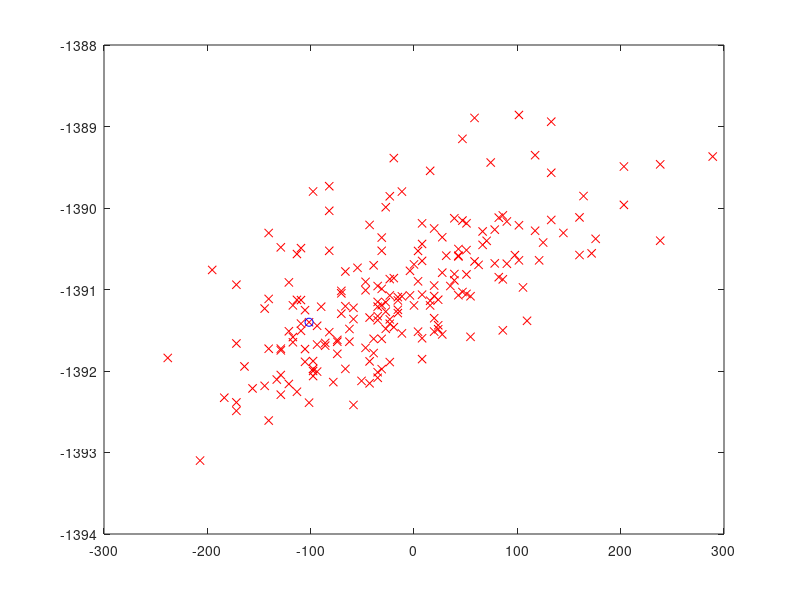
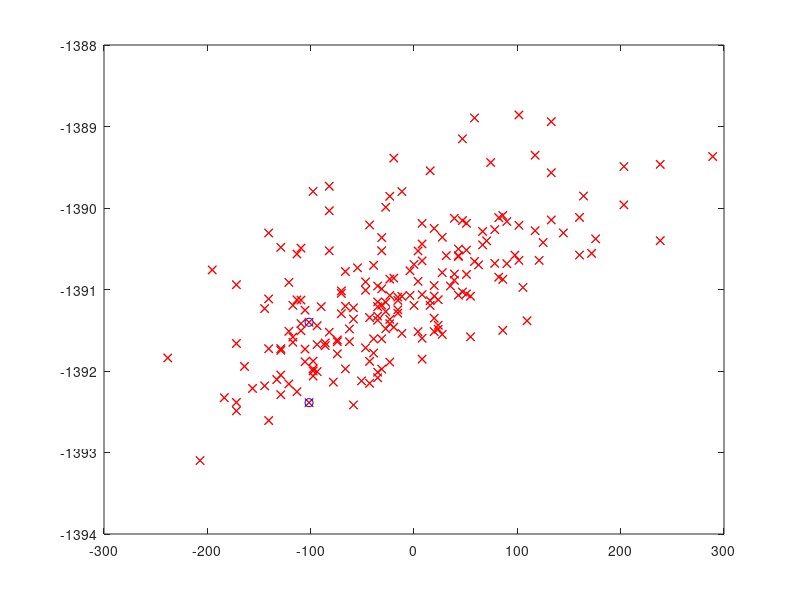
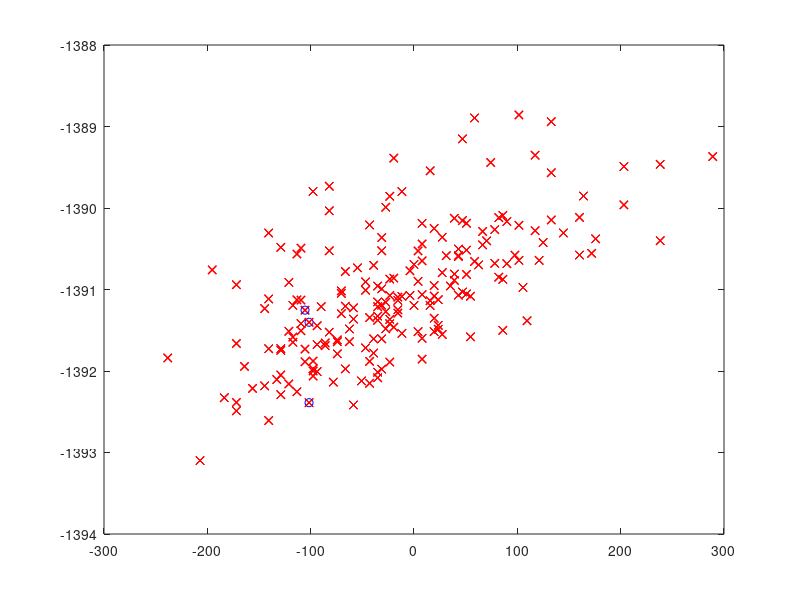
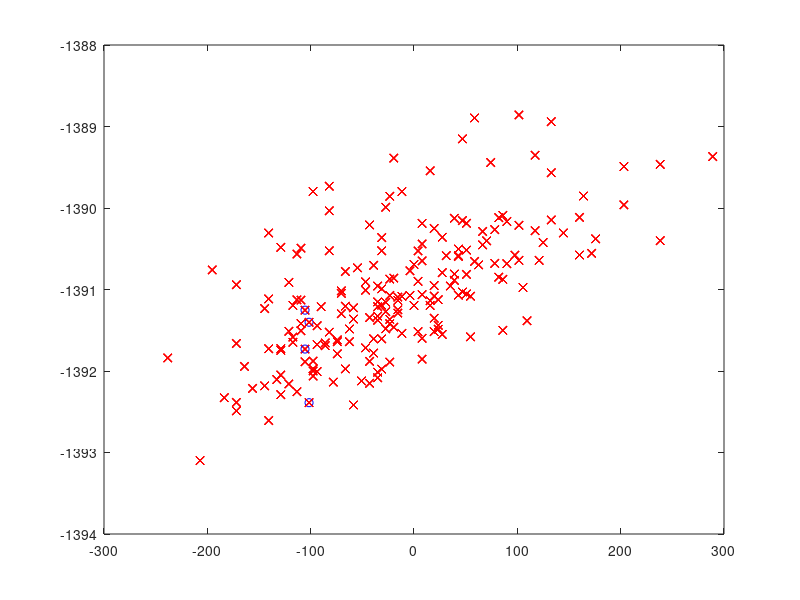

These figures' MATLAB source, in order:
close all;
clear all;
clc;
load('analysis.mat');
k=8.617*10^-5;
PPP(:,1)=1000*(FCC(:,4)-FCC(:,2));
PPP(:,2)=E_fcc(:,1);
PPP=sortrows(PPP);
S(1)=randperm(200,1);
for B=100:100:100
    T=1100-B;
    for i=1:1:100
        dPPP(i,1)=PPP(S(i)-1,1)-PPP(S(i),1);
        dPPP(i,2)=PPP(S(i)+1,1)-PPP(S(i),1);
        prob(i,1)=exp(-dPPP(i,1)/T);
        prob(i,2)=exp(-dPPP(i,2)/T);
        if dPPP(i,1)<0 && dPPP(i,2)<0 && dPPP(i,1)<dPPP(i,2)
            S(i+1)=S(i)-1;
        elseif dPPP(i,1)<0 && dPPP(i,2)<0 && dPPP(i,1)>dPPP(i,2)
            S(i+1)=S(i)+1;
        elseif dPPP(i,1)<0 && dPPP(i,2)>=0
            S(i+1)=S(i)-1;
        elseif dPPP(i,1)>=0 && dPPP(i,2)<0
            S(i+1)=S(i)+1;
        elseif dPPP(i,1)>=0 && dPPP(i,2)>=0
            r=rand;
            if r>prob(i,1) && r>prob(i,2)
               S(i+1)=S(i); 
            end
            if r>prob(i,1) && r<=prob(i,2)
               S(i+1)=S(i)+1;
            end
            if r>prob(i,2) && r<=prob(i,1)
               S=S-1;
            end
            if r<=prob(i,1) && r<=prob(i,2)
               S(i+1)=S(i)+(prob(i,1)<=prob(i,2))*1-(prob(i,1)>prob(i,2))*1;
            end
        end
       plot(PPP(:,1),PPP(:,2),'xr')
       hold on
       plot(PPP(S(i),1),PPP(S(i),2),'ob')
       saveas(gcf,[num2str(T),'_',num2str(i),'.png']);
       close all;
%        FS(B/100,1)=QQQ(S,2)-QQQ(S,1);
%        FS(B/100,2)=QQQ(S,3);
    end
%        plot(FS(:,1),FS(:,2),'-ob');
%        saveas(gcf,[num2str(T),'_FS','.png']);
end